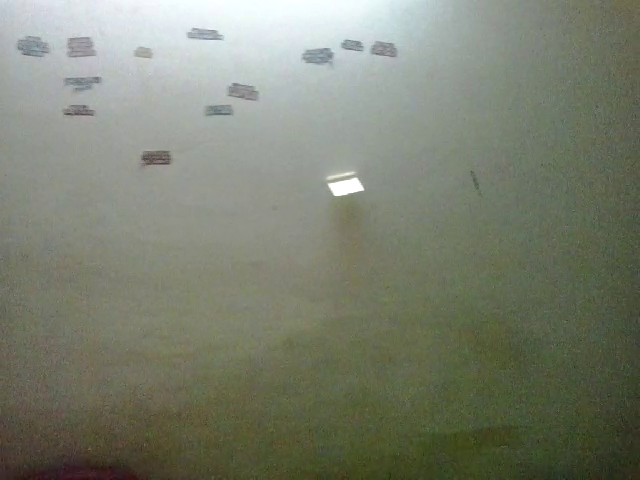
#> input picture frame 13 of Video_Authenticity_Detection/sample.mp4, 640 x 480 px
$ python main.py
#> lines starting #> are read from the running program, lines starting #| are printed output that depends on the picture
import cv2
import numpy as np
from matplotlib import pyplot as plt
import time
import math
import os
import pandas as pd
from tabulate import tabulate

# Get threshold value from user
th = int(input("Enter threshold: "))
#> the answer given: 100

# Dynamic path for video file
video_path = os.path.join(os.path.dirname(__file__), "sample.mp4")
# Check if file exists
if not os.path.isfile(video_path):
    print("Video file not found at the specified path.")
    exit()

# Initialize lists
no_of_forgery = []
video_name = []

# Process the single video
cap = cv2.VideoCapture(video_path)
ret, frame1 = cap.read()
#> frame1 is the input picture: shape (480, 640, 3); mean B, G, R 111.6, 127.4, 122.8
prvs = cv2.cvtColor(frame1, cv2.COLOR_BGR2GRAY)
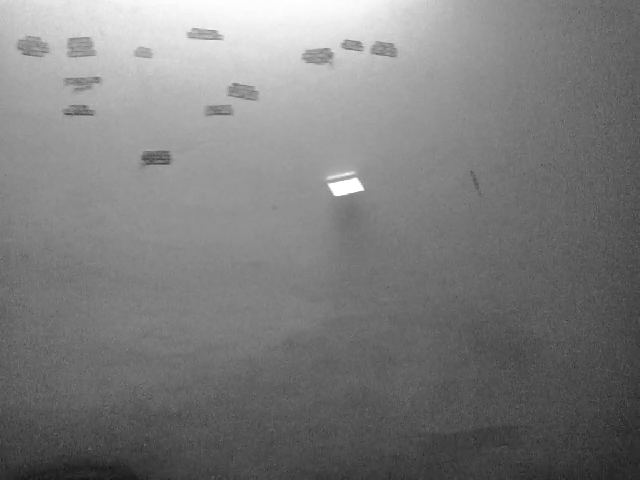
#> prvs: shape (480, 640); min 18, max 255, mean 124.2
hsv = np.zeros_like(frame1)
hsv[..., 1] = 255
frame_no = []
op_flow_per_frame = []
m = 1
b = 1
a = frame1.size
#> a = 921600
s = np.arange(a)

while True:
    s = 0
    ret, frame2 = cap.read()
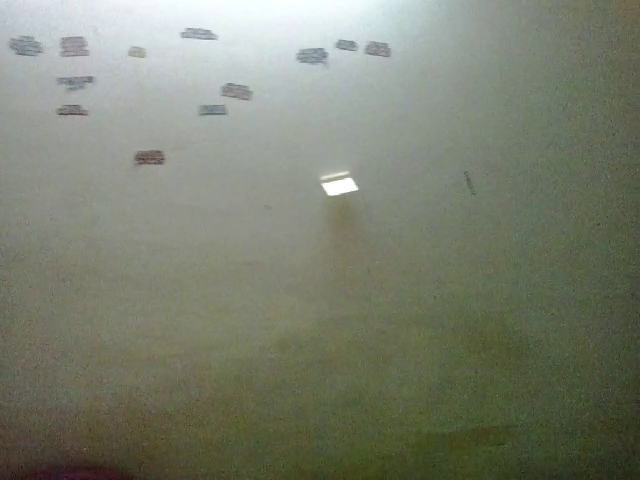
#> input picture frame 14 of Video_Authenticity_Detection/sample.mp4, 640 x 480 px
#> frame2 is the input picture: shape (480, 640, 3); mean B, G, R 110.9, 126.9, 122.2
    if ret:
        next_frame = cv2.cvtColor(frame2, cv2.COLOR_BGR2GRAY)
        flow = cv2.calcOpticalFlowFarneback(prvs, next_frame, None, 0.5, 3, 15, 3, 5, 1.2, 0)

        frame_no.append(m)
        m += 1

        mag, ang = cv2.cartToPolar(flow[..., 0], flow[..., 1])
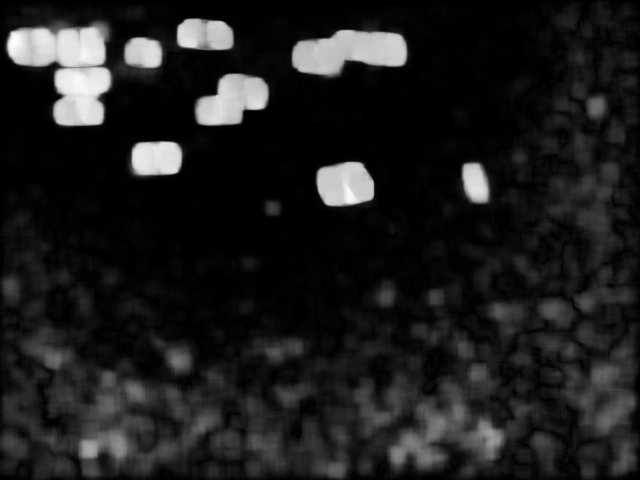
#> mag: shape (480, 640) float32; min 2.16e-05, max 7.62, mean 0.896; drawn with min black and max white
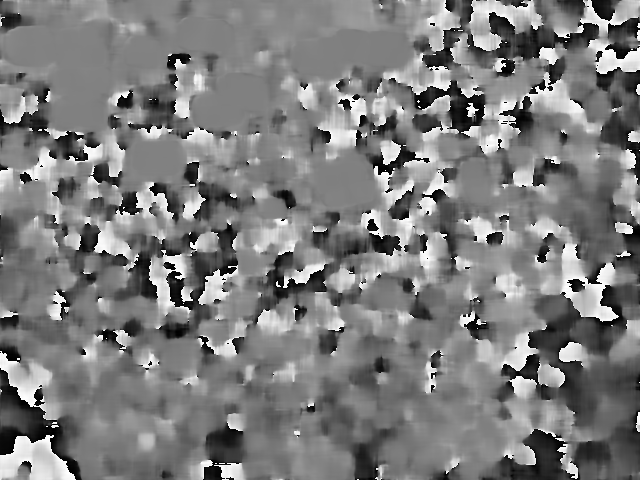
#> ang: shape (480, 640) float32; min 9.95e-07, max 6.28, mean 3.08; drawn with min black and max white
        op_flow_1D = np.resize(mag, (1, a))

        for i in op_flow_1D[0]:
            s += i
#> this loop made 921600 passes
#> (i, s) on passes 1 to 3: (0.00392, 0.00392), (0.0044, 0.00832), (0.000914, 0.00924)
#> after the loop, s = 825815.2
        op_flow_per_frame.append(s)
        prvs = next_frame
        b += 1
    else:
        break

# Compute variation factor
vrt_factor = [1]
j = 1
for o in range(m - 3):
    c = (2 * op_flow_per_frame[j]) / (op_flow_per_frame[j - 1] + op_flow_per_frame[j + 1])
    vrt_factor.append(c)
    j += 1
vrt_factor.append(1)

# Round off variation factor
vrt_factor_round_2 = [round(i, 2) for i in vrt_factor]

# Compute mean and standard deviation
mean = round(np.sum(vrt_factor_round_2) / b, 3)
y = sum((i - mean) ** 2 for i in vrt_factor_round_2)
st = round(y / b, 3)
st = math.sqrt(st)

# Compute anomaly score
anomaly_score = [abs(i - mean) / st for i in vrt_factor_round_2]

# Count frames exceeding threshold
bv = sum(1 for i in anomaly_score if i > th)
no_of_forgery.append(bv)
video_name.append(os.path.basename(video_path))

# Add snippet to detect and print anomalies (frames exceeding threshold)
fps = cap.get(cv2.CAP_PROP_FPS)  # Get the frames per second of the video
threshold = th  # Example threshold

anomaly_frames = [i for i, score in enumerate(anomaly_score) if score > threshold]

for frame_num in anomaly_frames:
    timestamp = frame_num / fps  # Convert frame number to timestamp
    print(f"Anomaly detected at frame {frame_num} (Time: {timestamp:.2f} seconds)")

# Prepare result data
data = [[video_name[0], no_of_forgery[0]]]
df = pd.DataFrame(data, columns=["Video Name", "No. of Forgery Frames"])
filename = "video_forgery_result.txt"

# Plot anomaly score
plt.title('Video forgery')
plt.xlabel('Frame Number')
plt.ylabel('Anomaly Score')
plt.plot(frame_no, anomaly_score)
plt.show()

# Write result to file
with open(filename, "w") as f:
    f.write(tabulate(df, headers="keys", tablefmt="pretty"))

print(df)

# Clean up
cv2.destroyAllWindows()
cap.release()

$ run again, starting later in the video
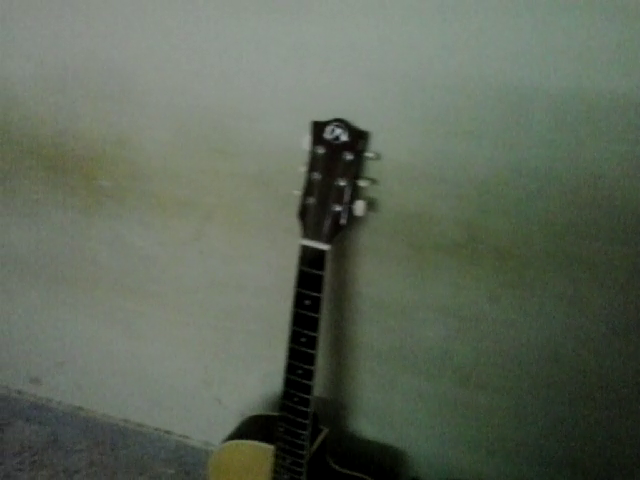
#> input picture frame 59 of Video_Authenticity_Detection/sample.mp4, 640 x 480 px
#> frame1 is the input picture: shape (480, 640, 3); mean B, G, R 88.6, 103, 93.7
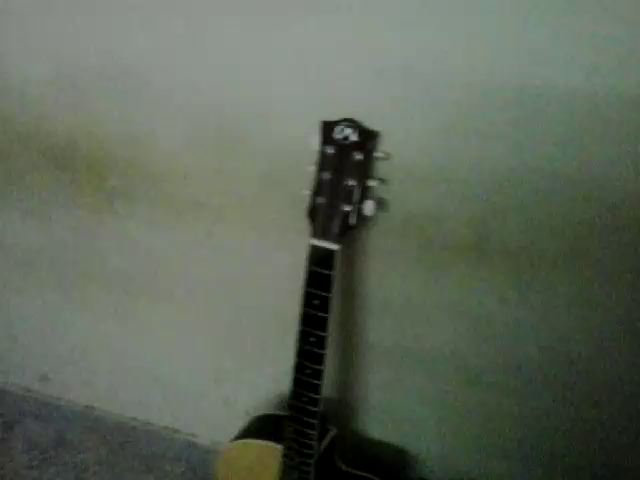
#> input picture frame 60 of Video_Authenticity_Detection/sample.mp4, 640 x 480 px
#> frame2 is the input picture: shape (480, 640, 3); mean B, G, R 89.4, 103.3, 94.4
#> `mag, ang = cv2.cartToPolar(flow[..., 0], flow[..., 1])`:
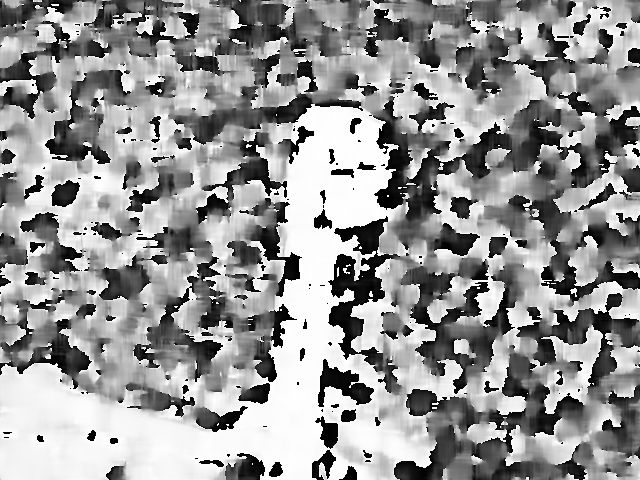
#> ang: shape (480, 640) float32; min 4.25e-07, max 6.28, mean 3.69; drawn with min black and max white
#> the loop `for i in op_flow_1D[0]:` made 921600 passes
#> (i, s) on passes 2 to 4: (4.39e-05, 7.42e-05), (0.000203, 0.000277), (0.000313, 0.00059)
#> after the loop `for i in op_flow_1D[0]:`: s = 1110773.4

$ run again, starting later in the video
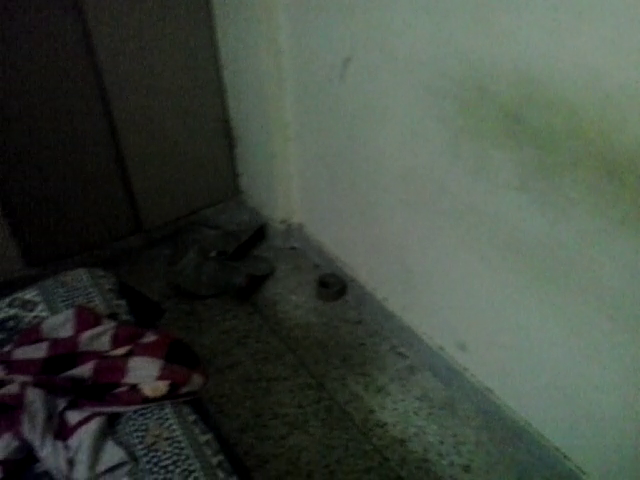
#> input picture frame 105 of Video_Authenticity_Detection/sample.mp4, 640 x 480 px
#> frame1 is the input picture: shape (480, 640, 3); mean B, G, R 62.8, 72.2, 63.7
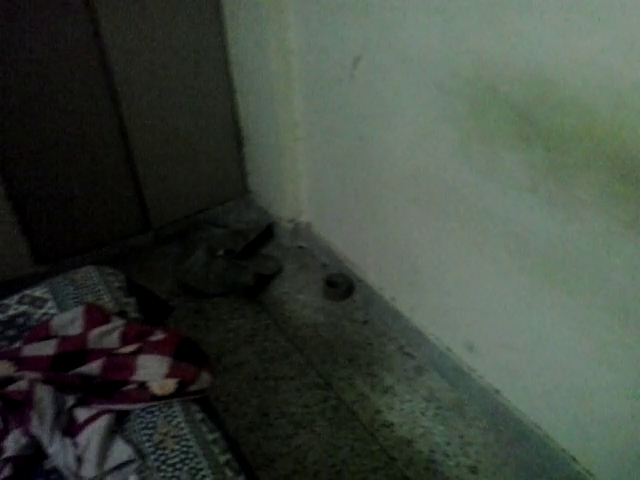
#> input picture frame 106 of Video_Authenticity_Detection/sample.mp4, 640 x 480 px
#> frame2 is the input picture: shape (480, 640, 3); mean B, G, R 61.5, 70.9, 62.5
#> `mag, ang = cv2.cartToPolar(flow[..., 0], flow[..., 1])`:
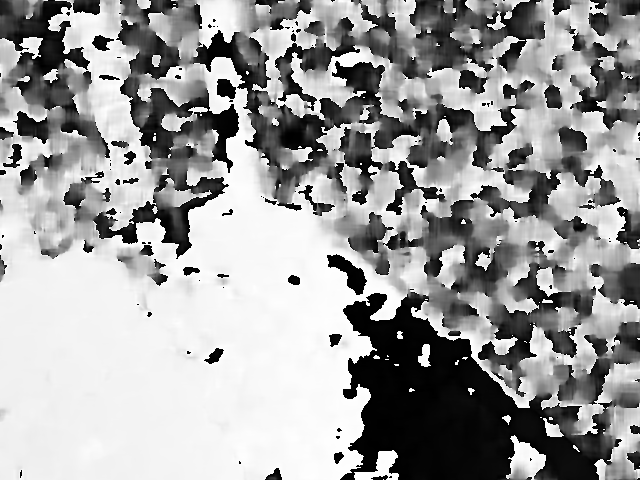
#> ang: shape (480, 640) float32; min 1.83e-06, max 6.28, mean 3.88; drawn with min black and max white
#> the loop `for i in op_flow_1D[0]:` made 921600 passes
#> (i, s) on passes 1 to 3: (0.00756, 0.00756), (0.0116, 0.0192), (0.0158, 0.035)
#> after the loop `for i in op_flow_1D[0]:`: s = 2376770.6
